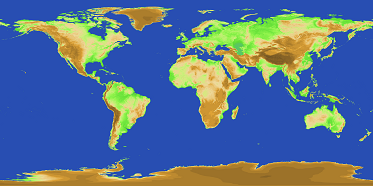
#> input picture world.png, 373 x 186 px
$ python gensyoku.py
#> lines starting #> are read from the running program, lines starting #| are printed output that depends on the picture
from PIL import Image
import math

img = Image.open('world.png')
#> img is the input picture: PIL image 373x186 RGBA; mean R, G, B, A 87.3, 113.1, 145, 255
width, height = img.size
#> width = 373; height = 186
img2 = Image.new('RGB', (width , height))
#> img2: PIL image 373x186 RGB; every value is 0

col=[(40,78,178),(124,235,68),(194,237,117),(229,185,95),(172,126,44),(81,61,34)]

def nearColor(c):
    r,g,b,a=c
    best=1000000
    bi=-1
    for i in range(len(col)):
        r1,g1,b1=col[i]
        sc=math.sqrt((r1-r)**2+(g1-g)**2+(b1-b)**2)
        if best>sc:
            best=sc
            bi=i
    return col[bi]

for y in range(height):
  for x in range(width):
    r,g,b = nearColor(img.getpixel((x,y)))
    img2.putpixel((x,y), (int(r), int(g), int(b)))
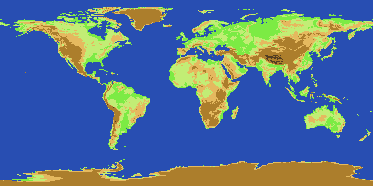
#> img2: PIL image 373x186 RGB; mean R, G, B 86.1, 113.3, 144.2

img2.show()
img2.save('worldout.png')
